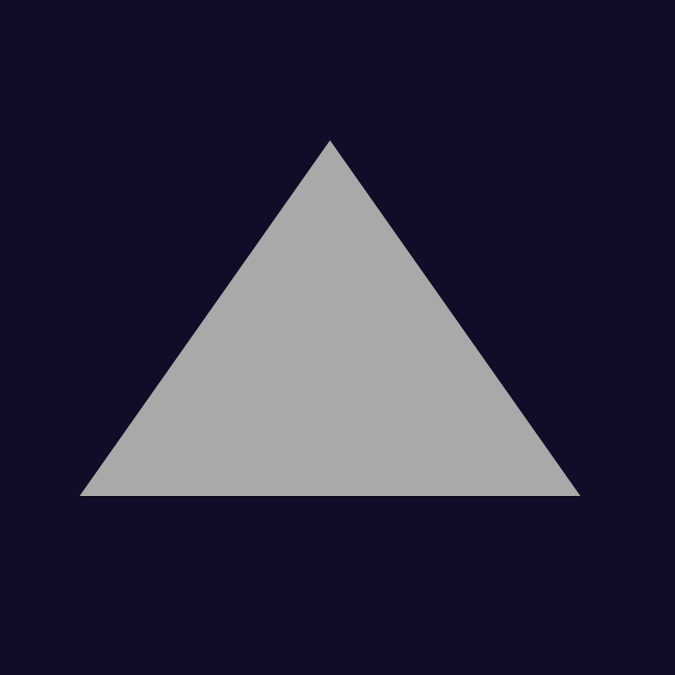
#> input picture mlrefined_images/convnet_images/triangle.png, 1350 x 1350 px (shown at 1/2 size)
$ jupyter execute --allow-errors 14_2_Edge_histogram_based_features_SLIDES.ipynb   (shell and % lines are left out)   (older library calls are emulated)
#> lines starting #> are read from the running program, lines starting #| are printed output that depends on the picture
[cell 1]
# imports from custom library
import sys
sys.path.append('../../')
import matplotlib.pyplot as plt
plt.rc('text', usetex=True)
from mlrefined_libraries import convnets_library as convlib
from mlrefined_libraries import basics_library as baslib
import autograd.numpy as np
import pandas as pd
#import cv2
from PIL import Image
import pickle
import gzip

#this is needed to compensate for matplotlib notebook's tendancy to blow up images when plotted inline
from matplotlib import rcParams
rcParams['figure.autolayout'] = True

## Chapter 14: Convolutional Neural Networks

# Edge histogram based features

Press the button 'Toggle code' below to toggle code on and off for entire this presentation.

[cell 2]
from IPython.display import display
from IPython.display import HTML
import IPython.core.display as di # Example: di.display_html('<h3>%s:</h3>' % str, raw=True)

# This line will hide code by default when the notebook is eåxported as HTML
di.display_html('<script>jQuery(function() {if (jQuery("body.notebook_app").length == 0) { jQuery(".input_area").toggle(); jQuery(".prompt").toggle();}});</script>', raw=True)

# This line will add a button to toggle visibility of code blocks, for use with the HTML export version
di.display_html('''<button onclick="jQuery('.input_area').toggle(); jQuery('.prompt').toggle();">Toggle code</button>''', raw=True)

## 14.2.1 Efficient image represenation: raw pixels vs. edges

To perform supervised or unsupervised tasks on image data, like object detection or image compression (dimension reduction) one could always use the (raw) pixel values directly as features. This naive approach however has been shown experimentally to produce low quality results in virtually all machine learning tasks involving natural images[\*](#footnotes). An alternative, more efficient approach would be to represent an image by making use of its edge content, as illustrated in Figure 1 which shows an image (left panel) along with a corresponding image comprised of its most prominent edges (right panel).

<figure>

<figcaption> <strong>Figure 1:</strong> <em> (left panel) A natural image (in this instance of the two creators/writers of the television show 'South Park' (this image is reproduced with permission of Jason Marck). (right panel) The edge-detected version of this image, where the bright yellow pixels indicate large edge content, still describes the scene very well (in the sense that we can still tell there are two people in the image) using only a fraction of the information contained in the original image. Note that edges have been colored yellow for visualization purposes only.</em>
</figcaption>
</figure>

The edge-detected image in the right panel of Figure 1 is an efficient representation of the original image in the left panel in the sense that we can still tell what the image contains while throwing away a lot of information from the majority of the pixels that do not belong to any edges.

This is true in general: the distinguishing information in a natural image is largely contained in the relatively small number of edges in an image [[1,2]](#bib_cell). Interestingly, this fact is also confirmed by visual studies performed largely on frogs, cats, and primates, where a subject is shown visual stimuli while electrical impulses are recorded in a small area in the subject's brain where visual information is processed. These studies have determined that individual neurons involved in early stages of visual processing roughly operate by identifying edges [[3,4]](#bib_cell). Each neuron therefore acts as a small "edge detector," locating edges in an image of a specific orientation and thickness, as shown in Figure 2. It is thought that by combining and processing these edge detected images, humans and other mammals "see."

<figure>

<figcaption> <strong>Figure 2:</strong> <em> Visual information is processed in an area of the brain where each neuron detects in the observed scene edges of a specific orientation and width. It is thought that what we (and other mammals) "see" is a processed interpolation of these edge detected images. </em>
</figcaption>
</figure>

## Edge detection via convolution

<figure>

</figure>

<figure>

</figure>

<figure>

</figure>

<figure>

</figure>

<figure>

</figure>

<figure>

</figure>

<figure>

</figure>

#> (a cell that did not finish here is left out)

#> (a cell that did not finish here is left out)

[cell 5]
# load image
image_path = '../../mlrefined_images/convnet_images/dudes.png'

# [8 lines of commented-out code are left out]

#> (the rest of this cell did not finish here and is left out)

Motivated by our discussion in the previous subsection, here we design a feature extraction scheme based on the information provided by edges of different orientation within an image. This is indeed the basis of many popular *engineered* features, including Histogram of Oriented Gradients (HoG) [[5]](#bib_cell) and Scale-Invariant Feature Transform (SIFT) [[6]](#bib_cell).

Edges can be detected within an image using convolution. Recall from our post on convolution operation, that convolving an image with appropriate horizontal and vertical kernels gives image gradients in those directions where large pixel values indicate high edge content. Additional kernels can be added to the mix to detect edges that are not horizontal /vertical but are at an incline. For example, the eight kernels shown below each correspond to one of eight equally (angularly) spaced edge orientations, starting from 0 degrees with seven additional orientations at increments of 45 degrees.

[cell 6]
convlib.image_viz.show_conv_kernels()
#> (this line was passed over: mlrefined_libraries is not available in this run)

<figure>
<figcaption> <strong>Figure 3:</strong> <em> Eight $3\times 3$ convolution kernels, each capturing edges of a particular orientation (shown on top of the kernel) when convolved with an image.</em>
</figcaption>
</figure>

To capture the total 'edge content' of an image in each direction, we

- I. convolve it with the appropriate kernel

- II. pass the results through a rectified linear unit (ReLU) to remove negative entries

- III. sum up (the remaining positive) pixel values

\begin{equation}
f_{i}=\underset{\text{all pixels}}{\sum}\text{max}\left(0,\,w_{i}*x\right) \qquad i=1,\,\ldots,\,8
\end{equation}

Why pass the convolution through ReLU?

#> (a cell that did not finish here is left out)

To capture the total 'edge content' of an image in each direction, we convolve it with the appropriate kernel, pass the results through a rectified linear unit (ReLU) to remove negative entries, and sum up the remaining positive pixel values. Denoting the input image by $x$ and the convolution kernels by $w_1,\,\ldots,\,w_8$, this gives us eight features $f_1,\,\ldots,\,f_8$ to represent $x$, defined as

\begin{equation}
f_{i}=\underset{\text{all pixels}}{\sum}\text{max}\left(0,\,w_{i}*x\right) \qquad i=1,\,\ldots,\,8
\end{equation}

We use ReLU in (1) so that large positive values in $w_{i}*x$ do not get canceled out by possible large negative values in it. Notice, we are not discarding any information by removing negative entries in $w_{i}*x$. In fact it can be easily verified that those negative entries are identical to the positive entries in $w_{j}*x$, where $w_i$ and $w_j$ are kernels associated to opposing directions.

Stacking all $f_i$'s together into a single vector $\mathbf{f}$ we now have a feature representation for $x$ in the form of an edge histogram which is typically normalized to have unit length (in the $\ell_2$ or $\ell_1$ sense). In the Python cell below we plot an input image (in this case a circle), along with the convolution plots of the input image with each of the eight kernels in Figure 3 (after passing through ReLU), and the final histogram representation of the image in the last column.

#> (a cell that did not finish here is left out)

#> (a cell that did not finish here is left out)

#> (a cell that did not finish here is left out)

[cell 11]
# load image
image = Image.open('../../mlrefined_images/convnet_images/triangle.png').convert('L')
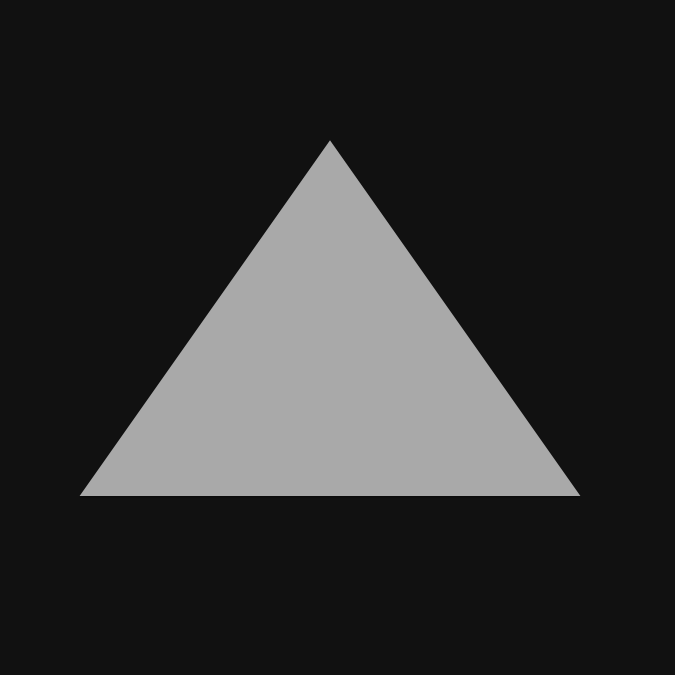
#> image: PIL image 1350x1350 L (shown at 1/2 size); min 11, max 169, mean 46.7


# compute and plot convolution images
convlib.image_viz.show_conv_images(image)
#> (this line was passed over: mlrefined_libraries is not available in this run)

[cell 12]
# load image
#image = cv2.imread('../../mlrefined_images/convnet_images/star.png', 0)

# downsample the image (if too large)
#image = cv2.resize(image, (0,0), fx=0.25, fy=0.25)

image = Image.open('../../mlrefined_images/convnet_images/star.png').convert('L')
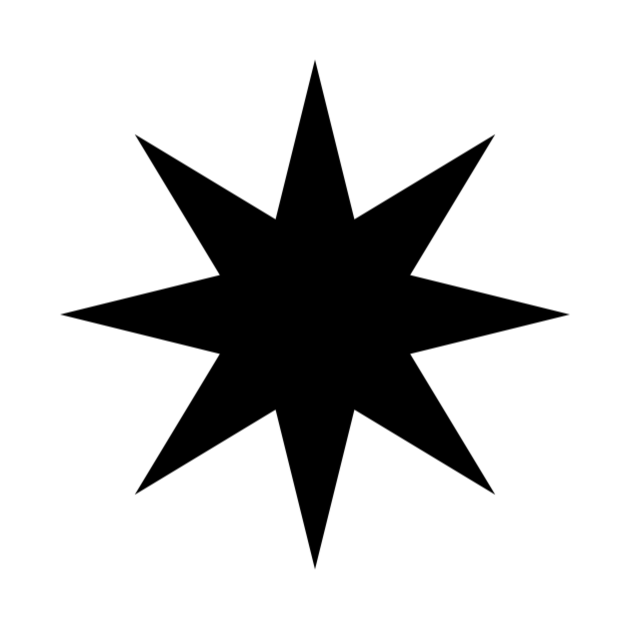
#> input picture mlrefined_images/convnet_images/star.png, 1264 x 1264 px (shown at 1/2 size)
#> image: PIL image 1264x1264 L
image = image.resize((100,100), Image.ANTIALIAS)
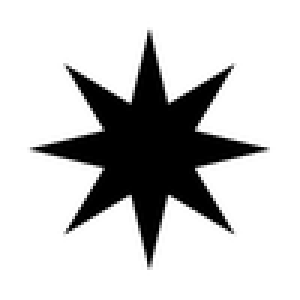
#> image: PIL image 100x100 L (shown 3 times larger); min 0, max 255, mean 203.6

# compute and plot convolution images
convlib.image_viz.show_conv_images(image)
#> (this line was passed over: mlrefined_libraries is not available in this run)
